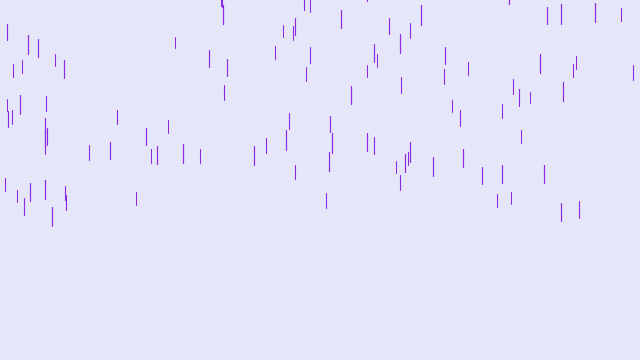
Frame 1 (no input)
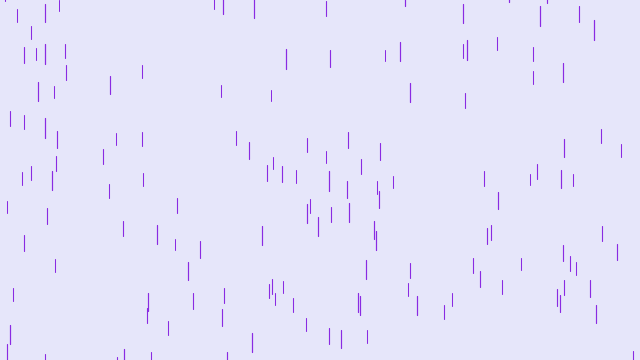
Frame 60 (the mouse pressed at the canvas centre just before this capture)
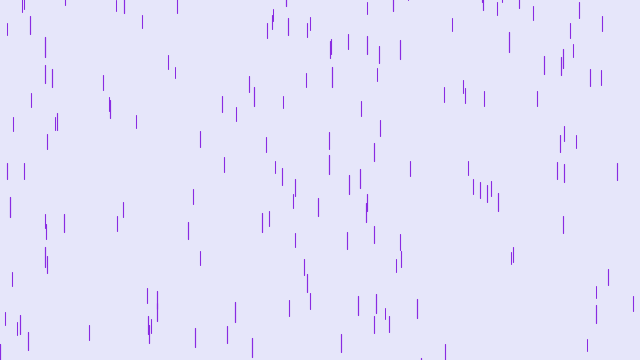
Frame 120 (the mouse held since frame 60 and released just before this capture)

The Processing sketch that drew these frames (run headless with seeded random() and noise(); from frame 60 on, the mouse is pressed at the canvas centre):

// Processing sketch: purple_rain
// ── purple_rain.pde
/* 
  PURPLE RAIN
  Tutorial: https://www.youtube.com/watch?v=KkyIDI6rQJI
  
  violet: (138, 43, 226);
  lavender: (230, 230, 250);
*/

Drop[] drops = new Drop [200];

void setup() {
  size(640, 360);
  for (int i = 0; i < drops.length; i++) {
    drops[i] = new Drop();
  }
}


void draw() {
  background(230, 230, 250);
  for(int i = 0; i < drops.length; i++) {
    drops[i].fall();
    drops[i].show();
  } 
}

// ── Drop.pde
class Drop {
  float x = random(width);
  float y = random(-200, 200);
  float z = random(10, 20);
  float yspeed = map(z, 0, 20, 1, 10);
  float dropHeight = map(z, 0, 20, 2, 20);
  float G = 0.03;
  float thickness = map(z, 0, 20, 0.75, 1.25);
 
  
  void fall() {
    y = y + yspeed;
    yspeed = yspeed + (yspeed * G);
 
    if (y > height) {
      y = random(-200, 0);
      yspeed = map(z, 0, 20, 4, 10);
    }
  }
  
  void show() {
    stroke(138, 43, 226);
    
    strokeWeight(thickness);
    line(x, y, x, y + dropHeight);
  }
}
